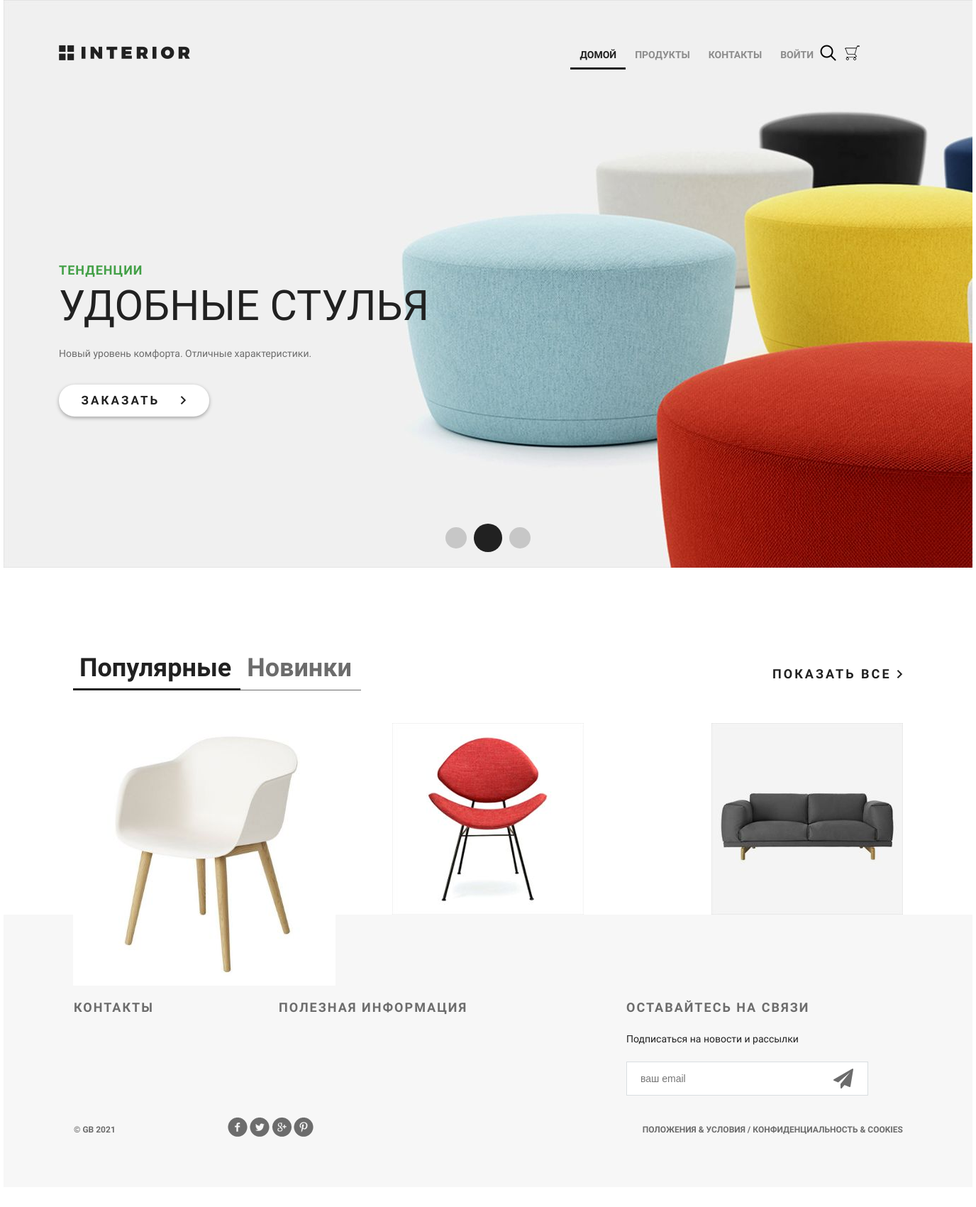
The app's page /, older data.
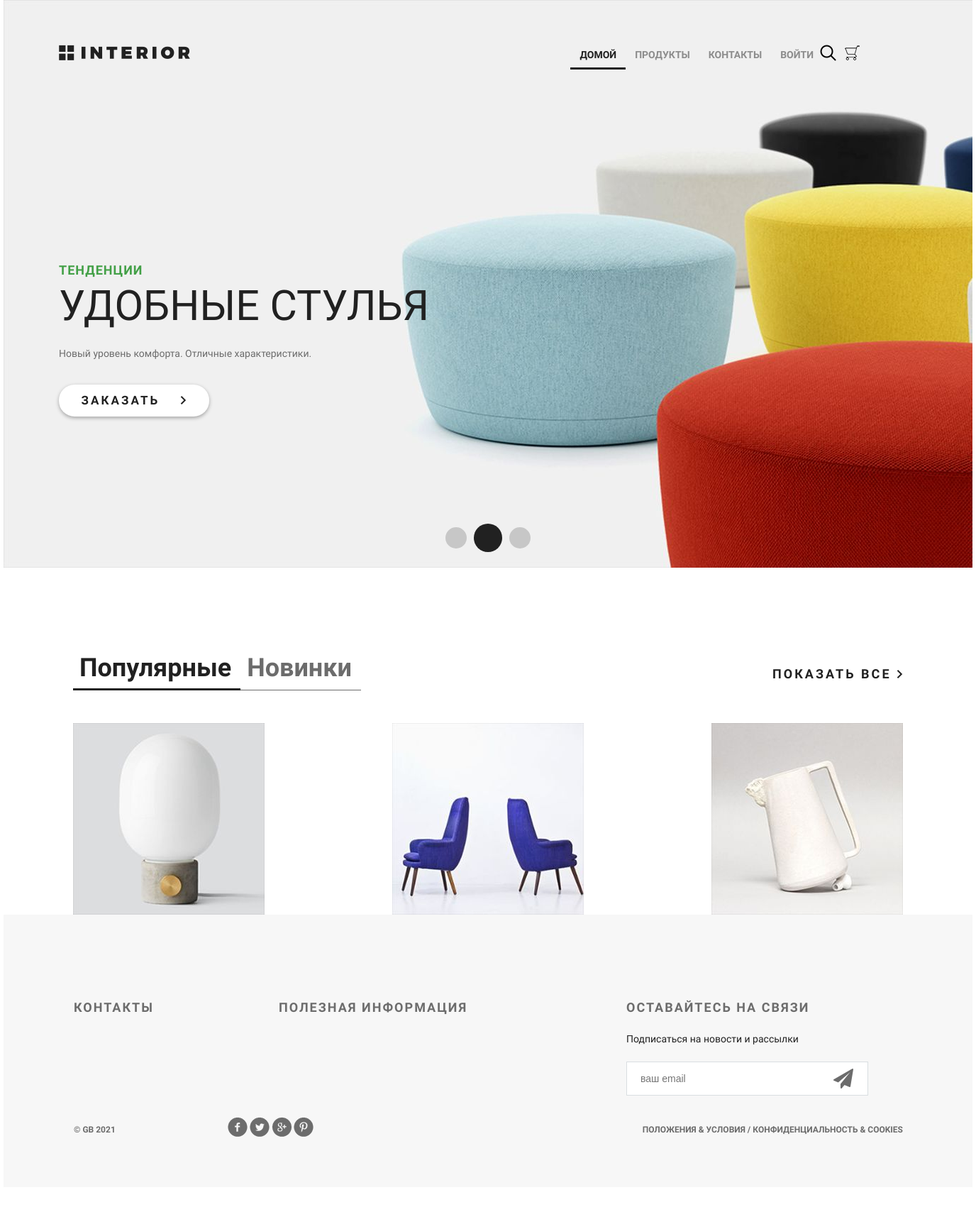
The same page, newer data.
### mainapp/models.py (models this page shows, shortened)
class Product(models.Model):
    category = models.ForeignKey(ProductCategory, on_delete=models.CASCADE)
    name = models.CharField(max_length=128, verbose_name='имя')
    image = models.ImageField(upload_to='products_images', blank=True)
    short_desc = models.CharField(max_length=64, verbose_name='краткое описание', blank=True)
    description = models.TextField(blank=True, verbose_name='описание')
    price = models.DecimalField(verbose_name='цена', max_digits=8, decimal_places=2, default=0)
    quantity = models.PositiveIntegerField(verbose_name='количество на складе', default=0)
    is_active = models.BooleanField(verbose_name="активность", default=True)

### mainapp/views.py (the view)
# urls.py: path('', mainapp.main, name='main'),
def main(request):
    title = 'Главная'
    products = Product.objects.all()[:3]
    content = {
        'title': title,
        'products': products,
        'basket': get_basket(request.user)
    }
    return render(request, 'mainapp/index.html', content)

### mainapp/views.py (called while the page is built)
def get_basket(user):
    if user.is_authenticated:
        return Basket.objects.filter(user=user)
    return []

### mainapp/templates/mainapp/index.html (shortened to what this page needs)
{% extends 'mainapp/base.html' %}
{% load static %}
{% block menu %}
    <div class="slider">
        <div class="header clearfix">
            <a href="index.html" class="logo"></a>
            {% include 'mainapp/includes/inc_menu.html' %}
        </div>
        <div class="text-slider">
            <h3 class="green">тенденции</h3>
            <h3 class="big"> удобные стулья</h3>
            <p>Новый уровень комфорта. Отличные характеристики.</p>
            <a href="#" class="button-order">
                заказать
                <img src="{% static 'img/arrow.png' %}" alt="">
            </a>
        </div>
        <div class="navi">
            <a href="#"></a><a href="#"></a><a href="#"></a>
        </div>
    </div>
{% endblock %}
{% block content %}
    <div class="featured">
        <div class="featured-menu">
            <a class="active" href="#">Популярные</a><a href="#">Новинки</a>
        </div>
        <a class="explore" href="#">показать все <img src="{% static 'img/arrow.png' %}" alt=""></a>
        <div class="clearfix">
        </div>
        <div class="tab-content">
            {% for product in products %}
                <div class="block">
                    <a href="{% url 'products:product' product.pk %}">
                        <img src="/media/{{ product.image }}" alt="{{ product.short_desc }}">
                    </a>
                </div>
            {% endfor %}
        </div>
    </div>
{% endblock %}

Row changes from the older to the newer data that the page shows:
removed Product: image (picture)
removed Product: image (picture)
removed Product: image (picture)
added Product: image (picture)
added Product: image (picture)
added Product: image (picture)
